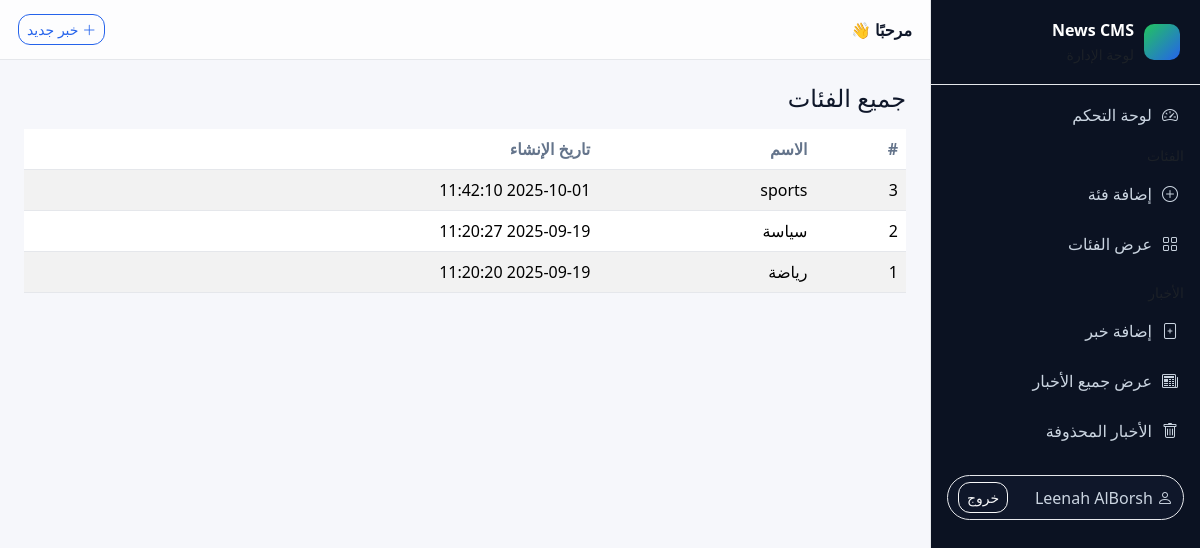
The app's page /categories.php (signed in) with its own data.
### tables this page shows
CREATE TABLE `categories` (
  `id` int(11) NOT NULL,
  `name` varchar(120) NOT NULL,
  `created_at` timestamp NOT NULL DEFAULT current_timestamp()
);

### categories.php (the view, shortened to what this page needs)
<?php
require_once __DIR__ . '/includes/db.php';
$cats = $pdo->query("SELECT id, name, created_at FROM categories ORDER BY id DESC")->fetchAll();
include __DIR__ . '/includes/header.php';
?>
<h1 class="h4 mb-3">جميع الفئات</h1>
<table class="table table-striped">
    <thead>
        <tr>
            <th>#</th>
            <th>الاسم</th>
            <th>تاريخ الإنشاء</th>
        </tr>
    </thead>
    <tbody>
        <?php foreach ($cats as $c): ?>
            <tr>
                <td><?php echo (int) $c['id']; ?></td>
                <td><?php echo htmlspecialchars($c['name']); ?></td>
                <td><?php echo htmlspecialchars($c['created_at']); ?></td>
            </tr>
        <?php endforeach; ?>
    </tbody>
</table>
<?php include __DIR__ . '/includes/footer.php'; ?>

### includes/header.php (style rules this page uses)
:root { --bg: #f6f7fb; --text: #0f172a; --muted: #64748b; --card: #ffffff; --border: #e5e7eb; --ring: #cbd5e1; --sidebar-bg: #0b1222; --sidebar-text: #cbd5e1; --sidebar-hover: #0f172a; --accent: #2563eb; --accent-2: #22c55e; --danger: #ef4444; --warning: #f59e0b; --shadow: 0 6px 20px rgba(0, 0, 0, .08); --radius: 16px; --glass: rgba(255, 255, 255, .75); }
* { box-sizing: border-box }
html, body { height: 100% }
body { background: var(--bg); color: var(--text); }
.table { color: var(--text) }
.table thead th { border-bottom: 1px solid var(--border); color: var(--muted) }
.table td, .table th { border-color: var(--border) }

### records on screen
categories: id "3", name "sports", created_at "2025-10-01 11:42:10"
categories: id "2", name "سياسة", created_at "2025-09-19 11:20:27"
categories: id "1", name "رياضة", created_at "2025-09-19 11:20:20"

### other values on screen
$_SESSION['user']['name'] "Leenah AlBorsh"
